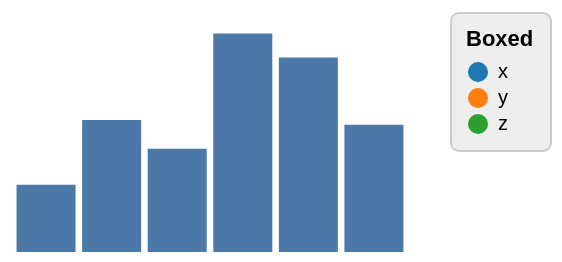

The specification (Vega-Lite) saved for this image:
### Vega specification from a JSON file in a GitHub repository (floating-point values rounded to 4 significant figures)
{"width": 200, "height": 120, "padding": 5, "data": [{"name": "t", "values": [{"a": "Alpha", "b": 28, "c": "x", "d": 1}, {"a": "Bravo", "b": 55, "c": "y", "d": 2}, {"a": "Charlie", "b": 43, "c": "x", "d": 3}, {"a": "Delta", "b": 91, "c": "z", "d": 4}, {"a": "Echo", "b": 81, "c": "y", "d": 5}, {"a": "Foxtrot", "b": 53, "c": "z", "d": 6}]}], "scales": [{"name": "x", "type": "band", "domain": {"data": "t", "field": "a"}, "range": "width", "padding": 0.1}, {"name": "y", "type": "linear", "domain": {"data": "t", "field": "b"}, "range": "height", "nice": true}, {"name": "color", "type": "ordinal", "domain": {"data": "t", "field": "c"}, "range": {"scheme": "category10"}}, {"name": "ramp", "type": "linear", "domain": {"data": "t", "field": "d"}, "range": {"scheme": "blues"}}, {"name": "size", "type": "linear", "domain": {"data": "t", "field": "b"}, "range": [10, 200]}, {"name": "shape", "type": "ordinal", "domain": {"data": "t", "field": "c"}, "range": "symbol"}, {"name": "quant", "type": "quantize", "domain": [0, 100], "range": {"scheme": "greens", "count": 4}}], "marks": [{"type": "rect", "from": {"data": "t"}, "encode": {"enter": {"x": {"scale": "x", "field": "a"}, "width": {"scale": "x", "band": 1}, "y": {"scale": "y", "field": "b"}, "y2": {"scale": "y", "value": 0}}}}], "legends": [{"fill": "color", "padding": 8, "offset": 20, "cornerRadius": 4, "strokeColor": "#ccc", "fillColor": "#eee", "title": "Boxed"}]}
